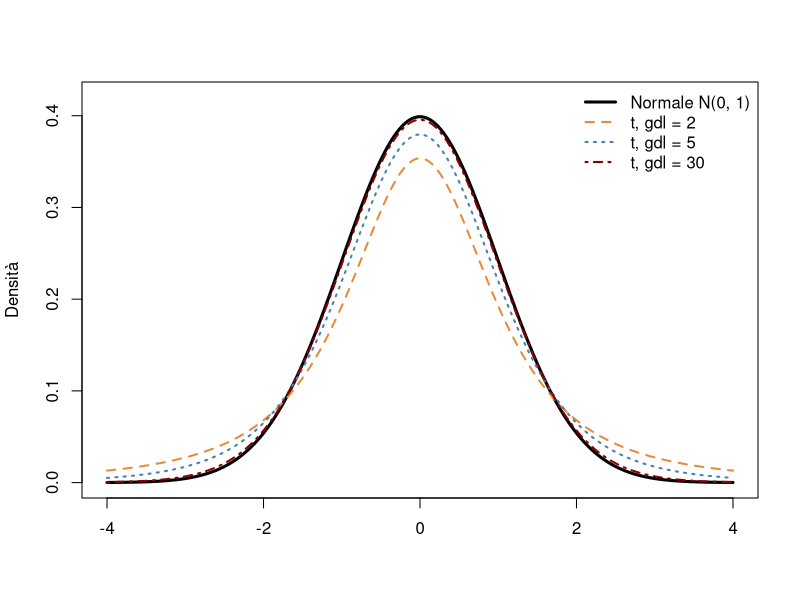
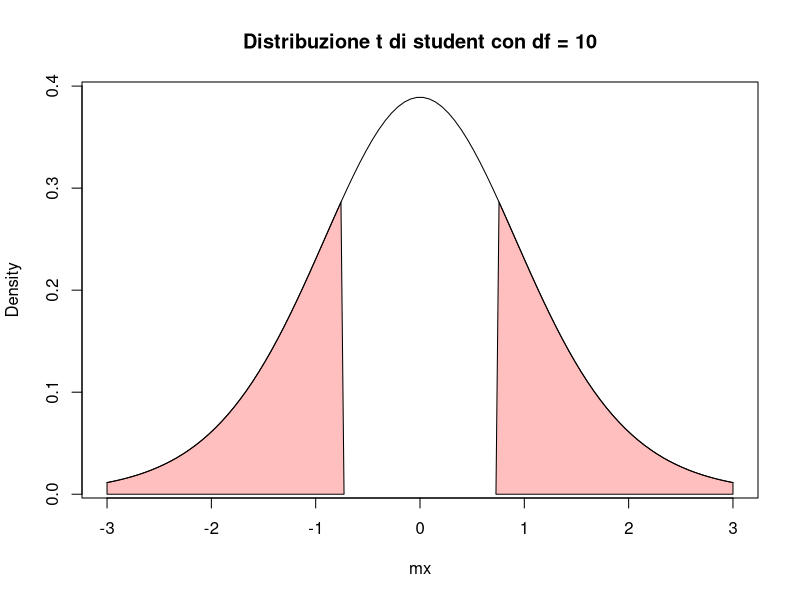
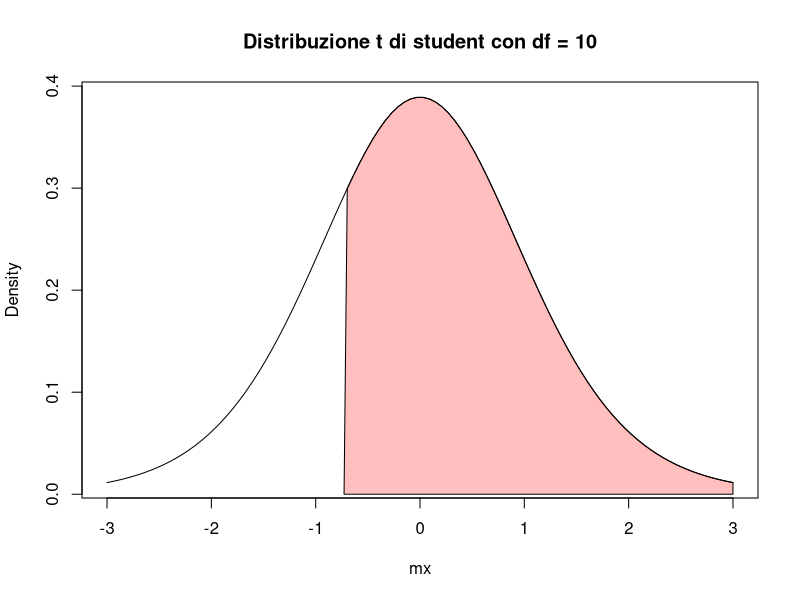
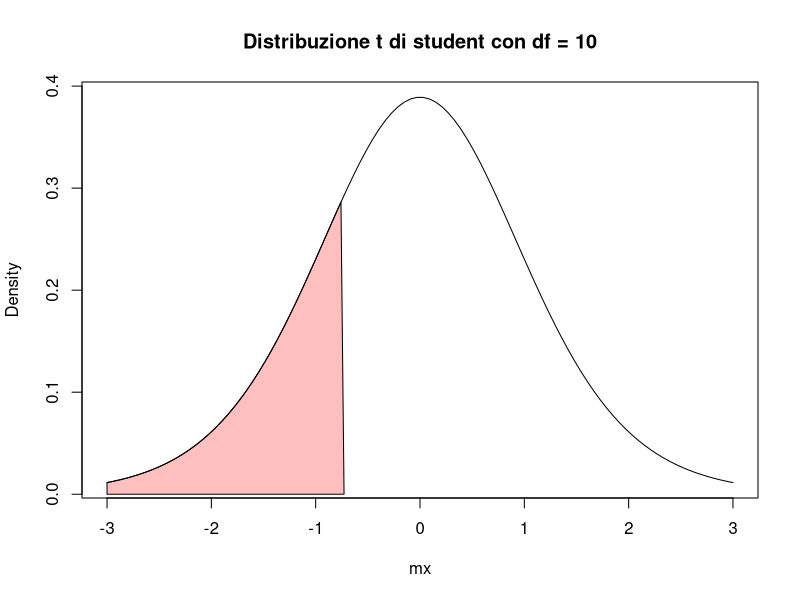

Reproduce these figures in R, in order.
## ---- chunk 1
#| echo: false
#| out-width: 75%
#| fig-align: center
#| fig-width: 7
#| fig-height: 4.2
xx <- seq(-4, 4, length.out = 400)
plot(xx, dnorm(xx), type = "l", lwd = 3, col = "black",
     xlab = "", ylab = "Densità", ylim = c(0, 0.42))
lines(xx, dt(xx, df = 2), lwd = 2, lty = 2, col = rgb(230, 140, 60, maxColorValue = 255))
lines(xx, dt(xx, df = 5), lwd = 2, lty = 3, col = rgb(70, 130, 180, maxColorValue = 255))
lines(xx, dt(xx, df = 30), lwd = 2, lty = 4, col = "darkred")
legend("topright", bty = "n", lwd = c(3, 2, 2, 2), lty = 1:4,
       col = c("black", rgb(230, 140, 60, maxColorValue = 255),
               rgb(70, 130, 180, maxColorValue = 255), "darkred"),
       legend = c("Normale N(0, 1)", "t, gdl = 2", "t, gdl = 5", "t, gdl = 30"))
## ---- chunk 2
#| include: false
# stampa l'output di t.test() con i segnaposto tikzmark per le annotazioni
annota_ttest <- function(chiamata) {
  out <- capture.output(eval(parse(text = chiamata)))
  out <- trimws(gsub("\t", "", out), "right")
  while (!nzchar(out[1])) out <- out[-1]
  while (!nzchar(out[length(out)])) out <- out[-length(out)]
  out <- unlist(lapply(out, function(l)
    if (nchar(l) > 72) strwrap(l, 72, exdent = 2) else l))
  mark <- function(x, pattern, name)
    sub(pattern, sprintf("\\\\tikzmarknode{%s}{\\1}", name), x)
  out <- mark(out, "^(.*t-test)$", "test")
  out <- mark(out, "(t = -?[0-9.]+)", "stat")
  out <- mark(out, "(df = [0-9.]+)", "df")
  out <- mark(out, "(p-value [=<] [0-9.e-]+)", "pval")
  out <- mark(out, "((not equal to|less than|greater than) -?[0-9.]+)", "h1")
  i <- grep("confidence interval", out) + 1
  out[i] <- sprintf(" \\tikzmarknode{ic}{%s}", trimws(out[i]))
  j <- grep("^mean (in|of|difference)", out) + 1
  out[j] <- sprintf(" \\tikzmarknode{medie}{%s}", trimws(out[j]))
  cat("```{=latex}\n",
      "\\begin{Verbatim}[commandchars=\\\\\\{\\}, fontsize=\\scriptsize, frame=single, framesep=2mm]\n",
      "> ", chiamata, "\n",
      paste(out, collapse = "\n"),
      "\n\\end{Verbatim}\n```\n", sep = "")
}
## ---- chunk 3
set.seed(999)
x = rnorm(11, mean = 12, sd = 7.5)
mu0 = 10
t.test(x, mu = mu0, alternative = "two.sided")

## ---- chunk 4
#| echo: false
#| results: asis
annota_ttest('t.test(x, mu = mu0)')
## ---- chunk 5
#| echo: false
myt = t.test(x, mu = mu0) # test a due code
## ---- chunk 6
#| echo: false
#| out-width: 60%
#| fig-align: center
mx = seq(-3,3, length.out=100)
plot(mx, dt(mx, df = 10), type = "l", ylab = "Density", 
     main = "Distribuzione t di student con df = 10", cex = 3)
polygon(c(-3, 
          mx[mx < myt$statistic],
          myt$statistic), 
        c(0, dt(mx[mx < myt$statistic], 10), 0), 
        col = rgb(1, 0, 0, 0.25))
polygon(c(abs(myt$statistic), 
          mx[mx > abs(myt$statistic)],
          3), 
        c(0, dt(mx[mx > abs(myt$statistic)], 10), 0), 
        col = rgb(1, 0, 0, 0.25))
## ---- chunk 7
# calcolo p-value
2*(1-pt(abs(-0.72806),10))
## ---- chunk 8
#| echo: false
#| results: asis
annota_ttest('t.test(x, mu = mu0, alternative = "greater")')
## ---- chunk 9
#| echo: false
#| out-width: 60%
#| fig-align: center
mx = seq(-3,3, length.out=100)
plot(mx, dt(mx, df = 10), type = "l", ylab = "Density", 
     main = "Distribuzione t di student con df = 10", cex = 3)
myt = t.test(x, mu = mu0, 
       alternative = "greater") # test a una coda destra
polygon(c((myt$statistic), 
          mx[mx > (myt$statistic)],
          3), 
        c(0, dt(mx[mx > (myt$statistic)], 10), 0), 
        col = rgb(1, 0, 0, 0.25))
## ---- chunk 10
# calcolo p-value
1-pt(-0.72806, 10)
## ---- chunk 11
#| echo: false
#| results: asis
annota_ttest('t.test(x, mu = mu0, alternative = "less")')
## ---- chunk 12
#| echo: false
#| out-width: 60%
#| fig-align: center
mx = seq(-3,3, length.out=100)
plot(mx, dt(mx, df = 10), type = "l", ylab = "Density", 
     main = "Distribuzione t di student con df = 10", cex = 3)
myt = t.test(x, mu = mu0, 
       alternative = "less") # test a una coda sinistra
polygon(c(-3, 
          mx[mx < myt$statistic],
          myt$statistic), 
        c(0, dt(mx[mx < myt$statistic], 10), 0), 
        col = rgb(1, 0, 0, 0.25))
## ---- chunk 13
# calcolo p-value
pt(-0.72806, 10)
## ---- chunk 14
x = c(12.2, 23.2, 14, 20.3, 9.2, 3.7, 8, 16.8, 3.7, 1.9, 20.5)
y = c(8.5, 3.2, 4, 10.5, 7.7, 3.1, 2, 3.9)
t.test(x, y, var.equal = TRUE, alternative = "two.sided")
## ---- chunk 15
#| echo: false
#| results: asis
annota_ttest('t.test(x, y, var.equal = TRUE)')
## ---- chunk 16
#| echo: false
#| results: asis
annota_ttest('t.test(x, y, var.equal = TRUE, alternative = "greater")')
## ---- chunk 17
#| echo: false
#| results: asis
annota_ttest('t.test(x, y)')
## ---- chunk 18
x = c(5.2, 3.5, 3.4, 7.1, 6.2, 3.0, 1, 4)
y = c(8.5, 3.2, 4, 10.5, 7.7, 3.1, 2, 3.9)
t.test(x, y, paired = TRUE, alternative = "two.sided")
## ---- chunk 19
#| echo: false
#| results: asis
annota_ttest('t.test(x, y, paired = TRUE)')
## ---- chunk 20
#| echo: false
#| results: asis
annota_ttest('t.test(x, y, paired = TRUE, alternative = "less")')
## ---- chunk 21
#| echo: false
#| results: asis
set.seed(999)
x = rnorm(11, mean = 12, sd = 7.5)
res = t.test(x, mu = 10)

out = capture.output(str(res, give.attr = FALSE))
elementi = c(par = "parameter", est = "estimate", se = "stderr")
for (nodo in names(elementi)) {
  i = grep(paste0("^ \\$ ", elementi[nodo], " "), out)
  out[i] = sprintf(" \\tikzmarknode{%s}{%s}", nodo, trimws(out[i]))
}
cat("```{=latex}\n",
    "\\begin{Verbatim}[commandchars=\\\\\\{\\}, fontsize=\\scriptsize, frame=single, framesep=2mm]\n",
    "> str(res, give.attr = FALSE)\n",
    paste(out, collapse = "\n"),
    "\n\\end{Verbatim}\n```\n", sep = "")
## ---- chunk 22
#| eval: true
alpha = .05 # cambiando il valore di alpha cambia l'ampiezza dell'intervallo
valoriCritici = c(qt(alpha/2, df = res$parameter), # valore negativo
                  qt(1-alpha/2, df = res$parameter)) # valore positivo 
valoriCritici
res$estimate + res$stderr * valoriCritici
res$conf.int # confronto con i valori calcolati da R
## ---- chunk 23
set.seed(999)
x=rnorm(11,mean =12,sd =7.5)
mu0=10
res1campione = t.test(x,mu =mu0,alternative ="two.sided")
# calcolo valori critici per intervallo 95%
(t_c = c(qt(c(.025, .975), 
            df = res1campione$parameter)))
res1campione$estimate + res1campione$stderr* t_c

## ---- chunk 24
set.seed(999)
x = rnorm(11,mean =12,sd =7.5)
y = rnorm(15,mean =8,sd =2.5)
res2campioni = t.test(x, y)
hat = res2campioni$estimate[1] - res2campioni$estimate[2] 
(t_c = c(qt(c(.025, .975), 
            df = res2campioni$parameter)))
hat + res2campioni$stderr * t_c
res2campioni$conf.int # confronto
## ---- chunk 25
set.seed(999)
x = rnorm(11,mean =12,sd =7.5)
y = rnorm(11,mean =8,sd =2.5)
res2dipedenti = t.test(x, y, paired = TRUE)
(t_c = c(qt(c(.025, .975), 
            df = res2dipedenti$parameter)))
res2dipedenti$estimate + res2dipedenti$stderr * t_c
res2dipedenti$conf.int # confronto
